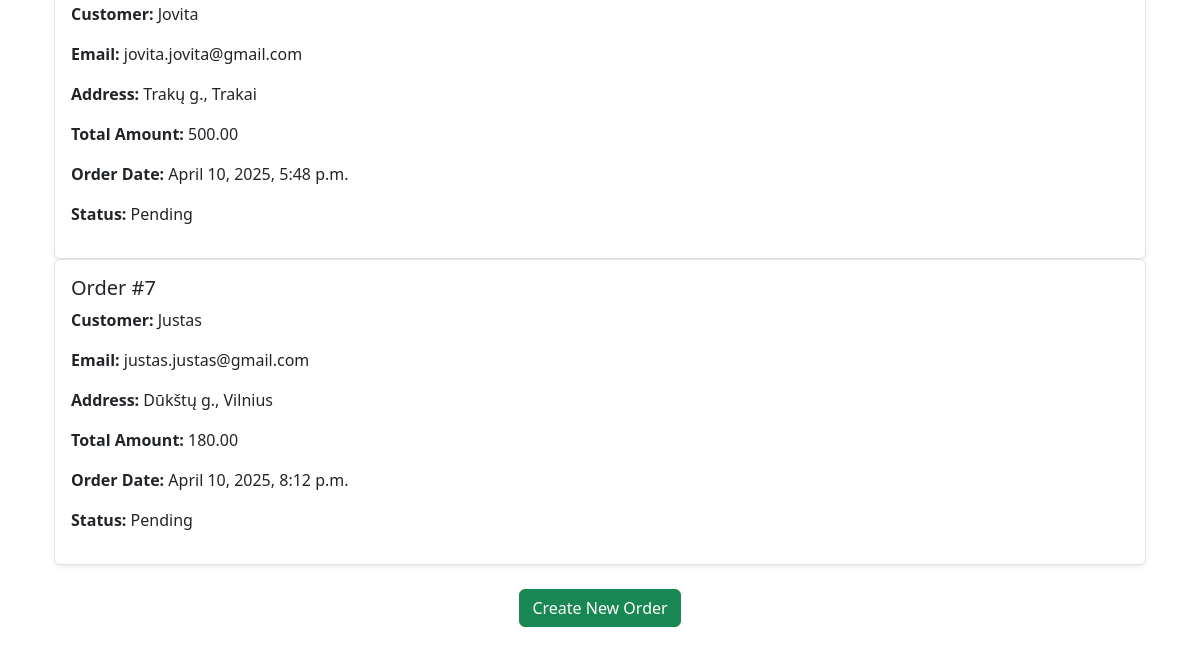
/orders/ (lower part), run on an earlier commit of the app's database.
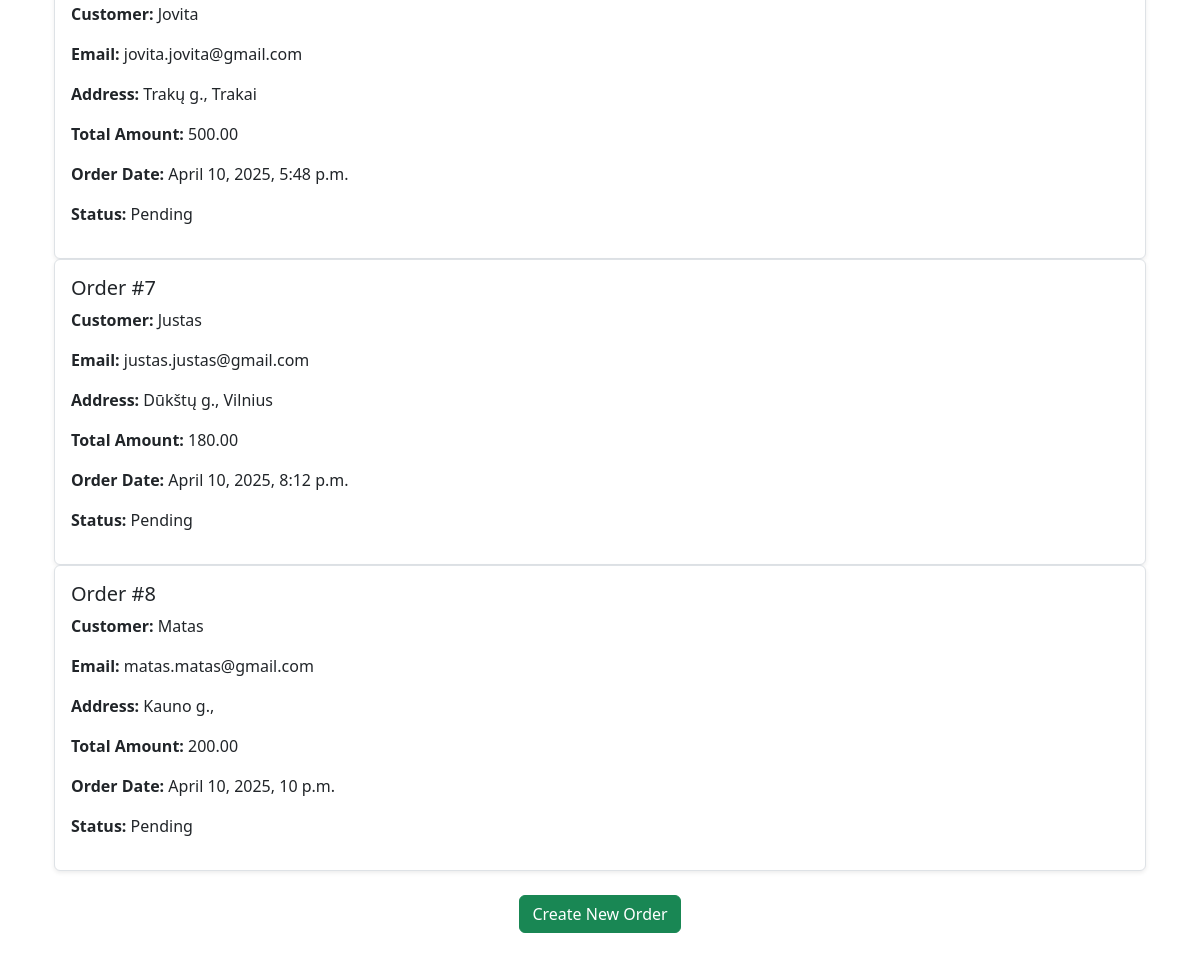
And on a later commit of the database.
### blockchain/models.py (models this page shows, shortened)
class Order(models.Model):
    STATUS_CHOICES = [
        ('pending', 'Pending'),
        ('processing', 'Processing'),
        ('completed', 'Completed'),
        ('canceled', 'Canceled'),
    ]
    customer_name = models.CharField(max_length=255, default='')
    customer_email = models.EmailField(default='')
    customer_address = models.CharField(max_length=255, null=True, default='')
    order_date = models.DateTimeField(default=now)
    status = models.CharField(max_length=20, choices=STATUS_CHOICES, default='pending')
    total_amount = models.DecimalField(max_digits=10, decimal_places=2)
    payment_method = models.CharField(max_length=50, default='')
    timestamp = models.DateTimeField(null=True, blank=True)

### blockchain/views.py (the view)
# urls.py: path('orders/', order_list, name='orders'),
def order_list(request):
    orders = Order.objects.all().order_by('-timestamp')
    return render(request, 'blockchain/orders.html', {'orders': orders})

### blockchain/templates/blockchain/orders.html (shortened to what this page needs)
{% extends 'blockchain/base.html' %}
{% block content %}
<div class="container">
    {% if orders %}
        <div class="list-group mt-4">
            {% for order in orders %}
                <div class="list-group-item p-3 border rounded shadow-sm">
                    <h5>Order #{{ order.id }}</h5>
                    <p><strong>Customer:</strong> {{ order.customer_name }}</p>
                    <p><strong>Email:</strong> {{ order.customer_email }}</p>
                    <p><strong>Address:</strong> {{ order.customer_address }}</p>
                    <p><strong>Total Amount:</strong> {{ order.total_amount }}</p>
                    <p><strong>Order Date:</strong> {{ order.order_date }}</p>
                    <p><strong>Status:</strong> {{ order.get_status_display }}</p>
                </div>
            {% endfor %}
        </div>
    {% else %}
        <p class="text-center mt-4">No orders available.</p>
    {% endif %}
    <div class="text-center mt-4">
        <a href="{% url 'create_order' %}" class="btn btn-success">Create New Order</a>
    </div>
</div>
{% endblock %}

What changed in the data, as far as the page shows it:
added Order: id "8", customer_name "Matas", customer_email "matas.matas@gmail.com", customer_address "Kauno g.,", total_amount "200.00", order_date "April 10, 2025, 10 p.m.", status "Pending"
